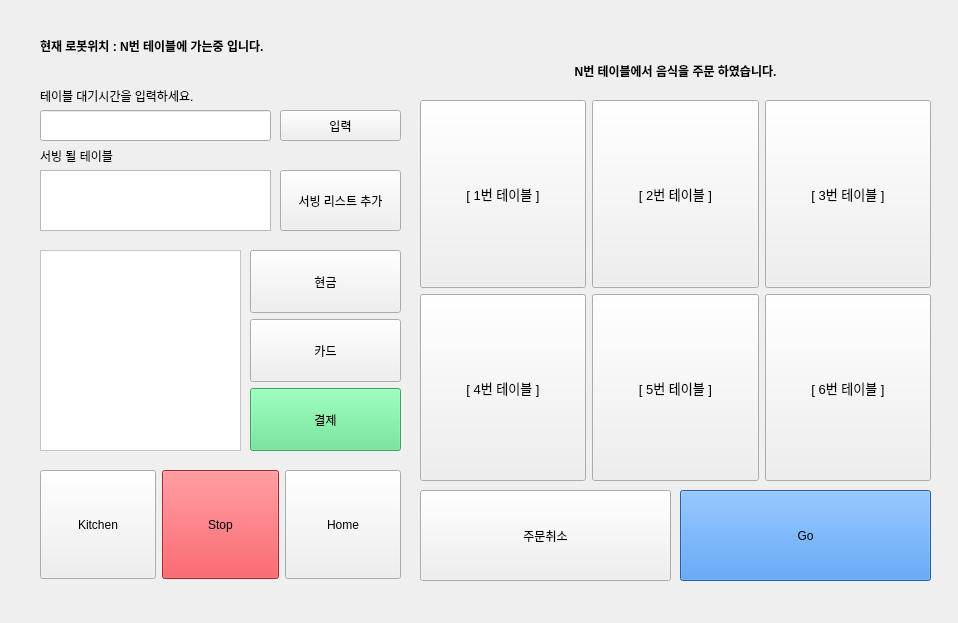
<?xml version="1.0" encoding="UTF-8"?>
<ui version="4.0">
 <class>MainWindow</class>
 <widget class="QMainWindow" name="MainWindow">
  <property name="geometry">
   <rect>
    <x>0</x>
    <y>0</y>
    <width>958</width>
    <height>623</height>
   </rect>
  </property>
  <property name="windowTitle">
   <string>MainWindow</string>
  </property>
  <widget class="QWidget" name="centralwidget">
   <widget class="QPushButton" name="cancel_btn">
    <property name="geometry">
     <rect>
      <x>420</x>
      <y>490</y>
      <width>251</width>
      <height>91</height>
     </rect>
    </property>
    <property name="text">
     <string>주문취소</string>
    </property>
   </widget>
   <widget class="QLabel" name="orderStatus">
    <property name="geometry">
     <rect>
      <x>430</x>
      <y>50</y>
      <width>491</width>
      <height>41</height>
     </rect>
    </property>
    <property name="font">
     <font>
      <weight>75</weight>
      <bold>true</bold>
     </font>
    </property>
    <property name="text">
     <string>N번 테이블에서 음식을 주문 하였습니다.</string>
    </property>
    <property name="alignment">
     <set>Qt::AlignCenter</set>
    </property>
   </widget>
   <widget class="QPushButton" name="go_btn">
    <property name="geometry">
     <rect>
      <x>680</x>
      <y>490</y>
      <width>251</width>
      <height>91</height>
     </rect>
    </property>
    <property name="styleSheet">
     <string notr="true">background-color: rgb(53, 132, 228);</string>
    </property>
    <property name="text">
     <string>Go</string>
    </property>
   </widget>
   <widget class="QWidget" name="gridLayoutWidget">
    <property name="geometry">
     <rect>
      <x>420</x>
      <y>100</y>
      <width>511</width>
      <height>381</height>
     </rect>
    </property>
    <layout class="QGridLayout" name="gridLayout">
     <item row="1" column="0">
      <widget class="QPushButton" name="table4">
       <property name="sizePolicy">
        <sizepolicy hsizetype="Expanding" vsizetype="Expanding">
         <horstretch>0</horstretch>
         <verstretch>0</verstretch>
        </sizepolicy>
       </property>
       <property name="font">
        <font>
         <pointsize>10</pointsize>
        </font>
       </property>
       <property name="text">
        <string>[ 4번 테이블 ]</string>
       </property>
       <property name="autoDefault">
        <bool>false</bool>
       </property>
       <property name="default">
        <bool>false</bool>
       </property>
       <property name="flat">
        <bool>false</bool>
       </property>
      </widget>
     </item>
     <item row="0" column="0">
      <widget class="QPushButton" name="table1">
       <property name="sizePolicy">
        <sizepolicy hsizetype="Expanding" vsizetype="Expanding">
         <horstretch>0</horstretch>
         <verstretch>0</verstretch>
        </sizepolicy>
       </property>
       <property name="font">
        <font>
         <pointsize>10</pointsize>
        </font>
       </property>
       <property name="text">
        <string>[ 1번 테이블 ]</string>
       </property>
       <property name="autoDefault">
        <bool>false</bool>
       </property>
       <property name="default">
        <bool>false</bool>
       </property>
       <property name="flat">
        <bool>false</bool>
       </property>
      </widget>
     </item>
     <item row="1" column="1">
      <widget class="QPushButton" name="table5">
       <property name="sizePolicy">
        <sizepolicy hsizetype="Expanding" vsizetype="Expanding">
         <horstretch>0</horstretch>
         <verstretch>0</verstretch>
        </sizepolicy>
       </property>
       <property name="font">
        <font>
         <pointsize>10</pointsize>
        </font>
       </property>
       <property name="text">
        <string>[ 5번 테이블 ]</string>
       </property>
       <property name="autoDefault">
        <bool>false</bool>
       </property>
       <property name="default">
        <bool>false</bool>
       </property>
       <property name="flat">
        <bool>false</bool>
       </property>
      </widget>
     </item>
     <item row="1" column="2">
      <widget class="QPushButton" name="table6">
       <property name="sizePolicy">
        <sizepolicy hsizetype="Expanding" vsizetype="Expanding">
         <horstretch>0</horstretch>
         <verstretch>0</verstretch>
        </sizepolicy>
       </property>
       <property name="font">
        <font>
         <pointsize>10</pointsize>
        </font>
       </property>
       <property name="text">
        <string>[ 6번 테이블 ]</string>
       </property>
       <property name="autoDefault">
        <bool>false</bool>
       </property>
       <property name="default">
        <bool>false</bool>
       </property>
       <property name="flat">
        <bool>false</bool>
       </property>
      </widget>
     </item>
     <item row="0" column="2">
      <widget class="QPushButton" name="table3">
       <property name="sizePolicy">
        <sizepolicy hsizetype="Expanding" vsizetype="Expanding">
         <horstretch>0</horstretch>
         <verstretch>0</verstretch>
        </sizepolicy>
       </property>
       <property name="font">
        <font>
         <pointsize>10</pointsize>
        </font>
       </property>
       <property name="text">
        <string>[ 3번 테이블 ]</string>
       </property>
       <property name="autoDefault">
        <bool>false</bool>
       </property>
       <property name="default">
        <bool>false</bool>
       </property>
       <property name="flat">
        <bool>false</bool>
       </property>
      </widget>
     </item>
     <item row="0" column="1">
      <widget class="QPushButton" name="table2">
       <property name="sizePolicy">
        <sizepolicy hsizetype="Expanding" vsizetype="Expanding">
         <horstretch>0</horstretch>
         <verstretch>0</verstretch>
        </sizepolicy>
       </property>
       <property name="font">
        <font>
         <pointsize>10</pointsize>
        </font>
       </property>
       <property name="text">
        <string>[ 2번 테이블 ]</string>
       </property>
       <property name="autoDefault">
        <bool>false</bool>
       </property>
       <property name="default">
        <bool>false</bool>
       </property>
       <property name="flat">
        <bool>false</bool>
       </property>
      </widget>
     </item>
    </layout>
   </widget>
   <widget class="QWidget" name="horizontalLayoutWidget">
    <property name="geometry">
     <rect>
      <x>40</x>
      <y>470</y>
      <width>361</width>
      <height>109</height>
     </rect>
    </property>
    <layout class="QHBoxLayout" name="horizontalLayout">
     <item>
      <widget class="QPushButton" name="go_to_kitchen_btn">
       <property name="sizePolicy">
        <sizepolicy hsizetype="Expanding" vsizetype="Expanding">
         <horstretch>0</horstretch>
         <verstretch>0</verstretch>
        </sizepolicy>
       </property>
       <property name="text">
        <string>Kitchen</string>
       </property>
      </widget>
     </item>
     <item>
      <widget class="QPushButton" name="stop_btn">
       <property name="sizePolicy">
        <sizepolicy hsizetype="Expanding" vsizetype="Expanding">
         <horstretch>0</horstretch>
         <verstretch>0</verstretch>
        </sizepolicy>
       </property>
       <property name="styleSheet">
        <string notr="true">background-color: rgb(237, 51, 59);</string>
       </property>
       <property name="text">
        <string>Stop</string>
       </property>
      </widget>
     </item>
     <item>
      <widget class="QPushButton" name="go_to_home_btn">
       <property name="sizePolicy">
        <sizepolicy hsizetype="Expanding" vsizetype="Expanding">
         <horstretch>0</horstretch>
         <verstretch>0</verstretch>
        </sizepolicy>
       </property>
       <property name="text">
        <string>Home</string>
       </property>
      </widget>
     </item>
    </layout>
   </widget>
   <widget class="QLabel" name="robot_location">
    <property name="geometry">
     <rect>
      <x>40</x>
      <y>30</y>
      <width>311</width>
      <height>31</height>
     </rect>
    </property>
    <property name="font">
     <font>
      <weight>75</weight>
      <bold>true</bold>
     </font>
    </property>
    <property name="text">
     <string>현재 로봇위치 : N번 테이블에 가는중 입니다.</string>
    </property>
   </widget>
   <widget class="QPushButton" name="wait_time_btn">
    <property name="geometry">
     <rect>
      <x>280</x>
      <y>110</y>
      <width>121</width>
      <height>31</height>
     </rect>
    </property>
    <property name="text">
     <string>입력</string>
    </property>
   </widget>
   <widget class="QLabel" name="wait_time_txt">
    <property name="geometry">
     <rect>
      <x>40</x>
      <y>80</y>
      <width>201</width>
      <height>31</height>
     </rect>
    </property>
    <property name="text">
     <string>테이블 대기시간을 입력하세요.</string>
    </property>
   </widget>
   <widget class="QLabel" name="serving_list_txt">
    <property name="geometry">
     <rect>
      <x>40</x>
      <y>140</y>
      <width>91</width>
      <height>31</height>
     </rect>
    </property>
    <property name="text">
     <string>서빙 될 테이블</string>
    </property>
   </widget>
   <widget class="QLineEdit" name="wait_time">
    <property name="geometry">
     <rect>
      <x>40</x>
      <y>110</y>
      <width>231</width>
      <height>31</height>
     </rect>
    </property>
    <property name="layoutDirection">
     <enum>Qt::LeftToRight</enum>
    </property>
    <property name="alignment">
     <set>Qt::AlignCenter</set>
    </property>
   </widget>
   <widget class="QPushButton" name="serving_list_btn">
    <property name="geometry">
     <rect>
      <x>280</x>
      <y>170</y>
      <width>121</width>
      <height>61</height>
     </rect>
    </property>
    <property name="text">
     <string>서빙 리스트 추가</string>
    </property>
   </widget>
   <widget class="QListWidget" name="serving_list">
    <property name="geometry">
     <rect>
      <x>40</x>
      <y>170</y>
      <width>231</width>
      <height>61</height>
     </rect>
    </property>
   </widget>
   <widget class="QWidget" name="verticalLayoutWidget">
    <property name="geometry">
     <rect>
      <x>250</x>
      <y>250</y>
      <width>151</width>
      <height>201</height>
     </rect>
    </property>
    <layout class="QVBoxLayout" name="verticalLayout">
     <item>
      <widget class="QPushButton" name="check_cash_btn">
       <property name="sizePolicy">
        <sizepolicy hsizetype="Expanding" vsizetype="Expanding">
         <horstretch>0</horstretch>
         <verstretch>0</verstretch>
        </sizepolicy>
       </property>
       <property name="text">
        <string>현금</string>
       </property>
      </widget>
     </item>
     <item>
      <widget class="QPushButton" name="check_card_btn">
       <property name="sizePolicy">
        <sizepolicy hsizetype="Expanding" vsizetype="Expanding">
         <horstretch>0</horstretch>
         <verstretch>0</verstretch>
        </sizepolicy>
       </property>
       <property name="text">
        <string>카드</string>
       </property>
      </widget>
     </item>
     <item>
      <widget class="QPushButton" name="check_pay_btn">
       <property name="sizePolicy">
        <sizepolicy hsizetype="Expanding" vsizetype="Expanding">
         <horstretch>0</horstretch>
         <verstretch>0</verstretch>
        </sizepolicy>
       </property>
       <property name="autoFillBackground">
        <bool>false</bool>
       </property>
       <property name="styleSheet">
        <string notr="true">background-color: rgb(87, 227, 137);</string>
       </property>
       <property name="text">
        <string>결제</string>
       </property>
      </widget>
     </item>
    </layout>
   </widget>
   <widget class="QLabel" name="detail">
    <property name="geometry">
     <rect>
      <x>40</x>
      <y>250</y>
      <width>201</width>
      <height>201</height>
     </rect>
    </property>
    <property name="styleSheet">
     <string notr="true">background-color: rgb(255, 255, 255);</string>
    </property>
    <property name="frameShape">
     <enum>QFrame::StyledPanel</enum>
    </property>
    <property name="text">
     <string/>
    </property>
    <property name="alignment">
     <set>Qt::AlignCenter</set>
    </property>
   </widget>
  </widget>
 </widget>
 <resources/>
 <connections/>
</ui>
